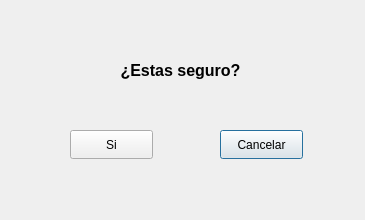
<?xml version="1.0" encoding="UTF-8"?>
<ui version="4.0">
 <class>EliminarArchivo</class>
 <widget class="QDialog" name="EliminarArchivo">
  <property name="geometry">
   <rect>
    <x>0</x>
    <y>0</y>
    <width>365</width>
    <height>220</height>
   </rect>
  </property>
  <property name="windowTitle">
   <string>Dialog</string>
  </property>
  <widget class="QPushButton" name="cancelar">
   <property name="geometry">
    <rect>
     <x>220</x>
     <y>130</y>
     <width>83</width>
     <height>29</height>
    </rect>
   </property>
   <property name="text">
    <string>Cancelar</string>
   </property>
  </widget>
  <widget class="QPushButton" name="si">
   <property name="geometry">
    <rect>
     <x>70</x>
     <y>130</y>
     <width>83</width>
     <height>29</height>
    </rect>
   </property>
   <property name="text">
    <string>Si</string>
   </property>
  </widget>
  <widget class="QLabel" name="label_91">
   <property name="geometry">
    <rect>
     <x>10</x>
     <y>40</y>
     <width>341</width>
     <height>61</height>
    </rect>
   </property>
   <property name="font">
    <font>
     <pointsize>12</pointsize>
     <bold>true</bold>
    </font>
   </property>
   <property name="text">
    <string>¿Estas seguro?</string>
   </property>
   <property name="alignment">
    <set>Qt::AlignCenter</set>
   </property>
   <property name="wordWrap">
    <bool>true</bool>
   </property>
  </widget>
 </widget>
 <resources/>
 <connections/>
</ui>
